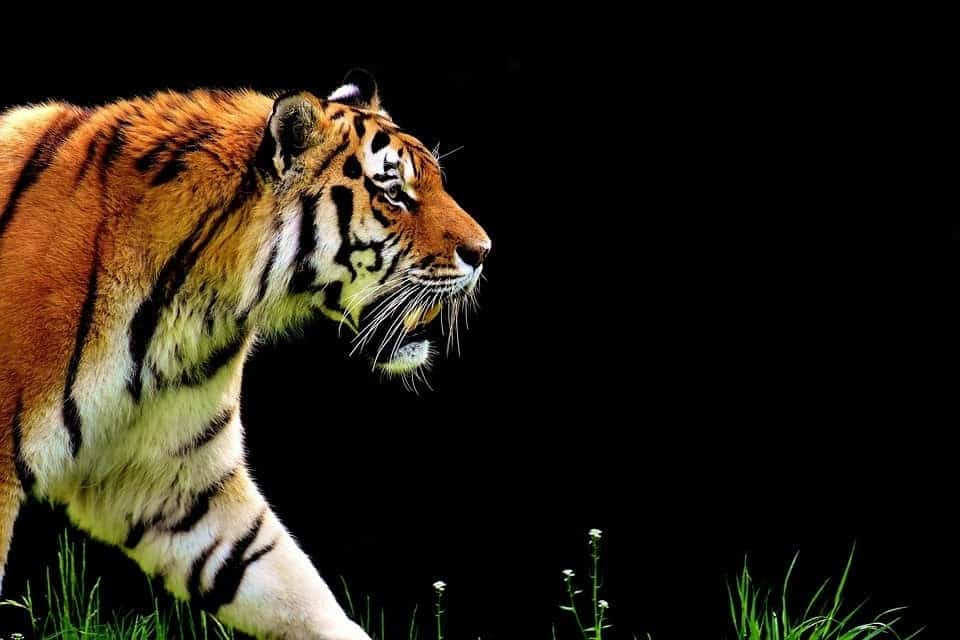
#> input picture test.jpg, 960 x 640 px
$ jupyter execute Sobel_and_Canny_edge_detection.ipynb   (older library calls are emulated)   (text cells are left out)
#> lines starting #> are read from the running program, lines starting #| are printed output that depends on the picture; after the words box and inside, x2 and y2 are one past the last pixel; in counts of white or black regions, pixels touching at a corner belong together
[cell 1]
import cv2
import numpy as np
import matplotlib.pyplot as plt

# Read the original image
img = cv2.imread('test.jpg')
#> img is the input picture: shape (640, 960, 3); mean B, G, R 21.1, 32.3, 39.7

# Convert to grayscale
img_gray = cv2.cvtColor(img, cv2.COLOR_BGR2GRAY)
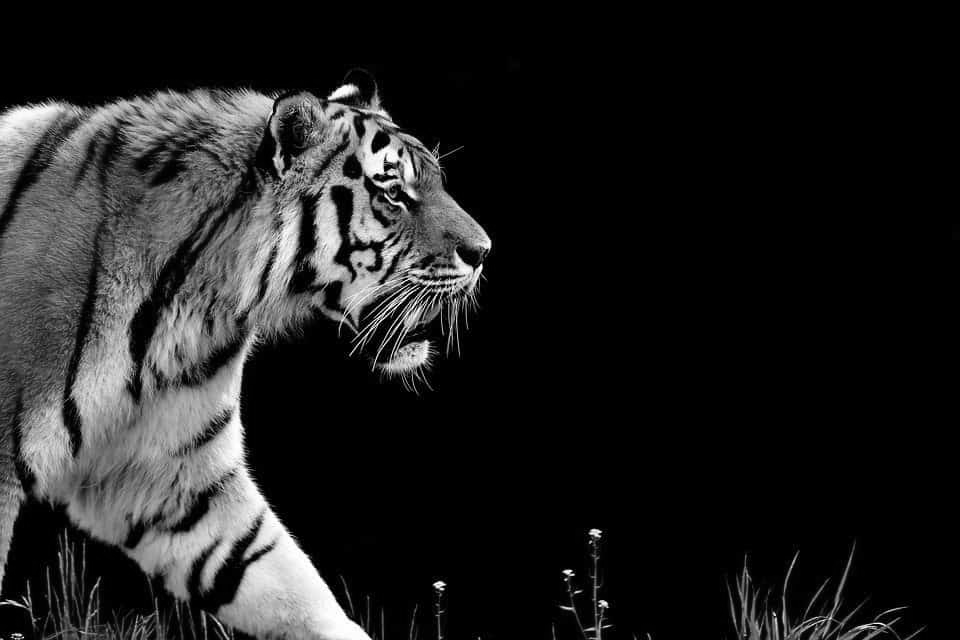
#> img_gray: shape (640, 960); min 0, max 255, mean 33.2

# Blur the image for better edge detection
img_blur = cv2.GaussianBlur(img_gray, (3, 3), 0)

# Sobel Edge Detection
sobelx = cv2.Sobel(src=img_blur, ddepth=cv2.CV_64F, dx=1, dy=0, ksize=5)
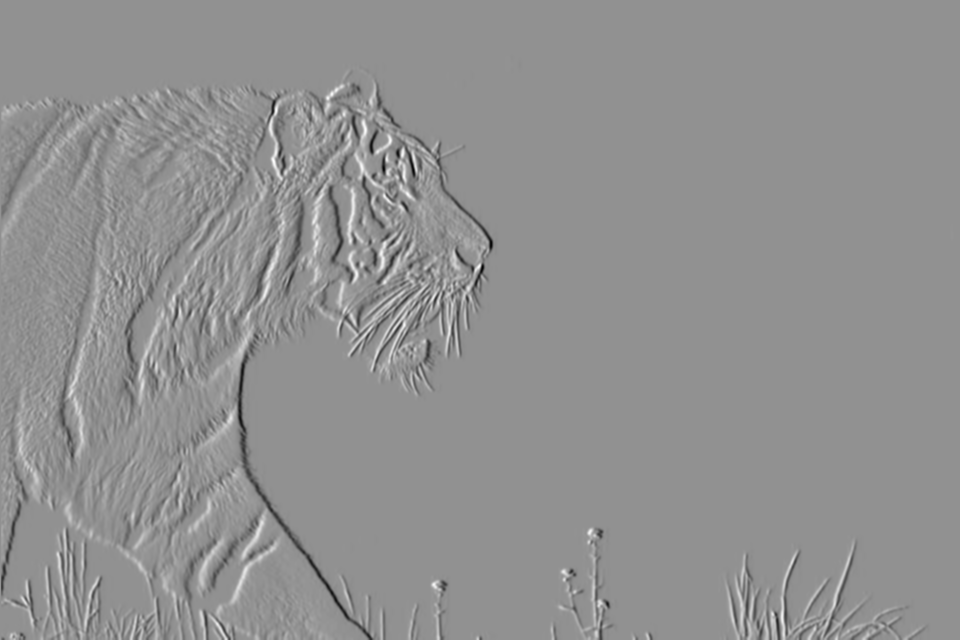
#> sobelx: shape (640, 960) float64; min -9364, max 7086, mean -10.1; drawn with min black and max white
sobely = cv2.Sobel(src=img_blur, ddepth=cv2.CV_64F, dx=0, dy=1, ksize=5)
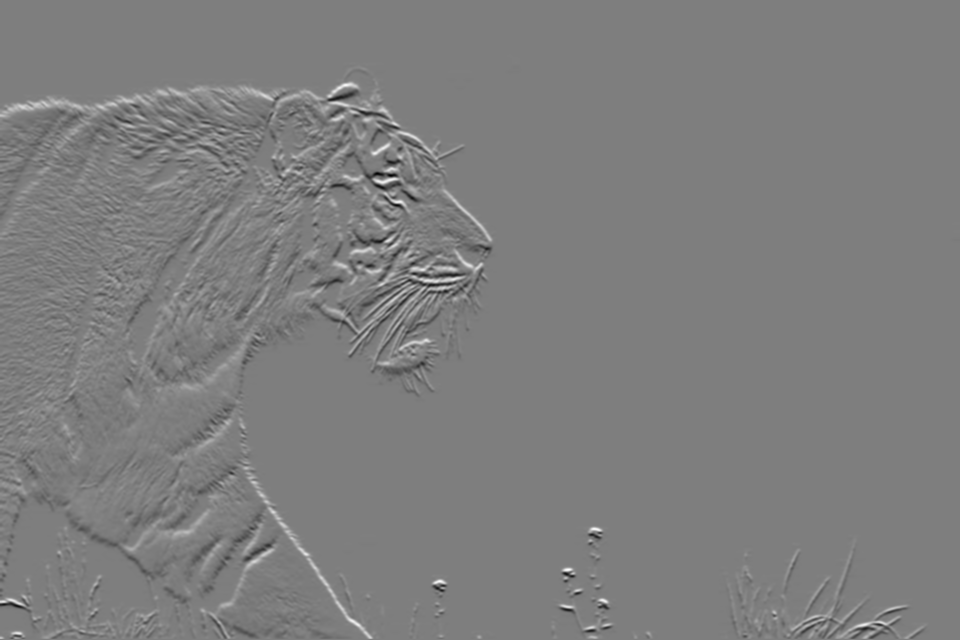
#> sobely: shape (640, 960) float64; min -8851, max 9036, mean 8.7; drawn with min black and max white
sobelxy = cv2.Sobel(src=img_blur, ddepth=cv2.CV_64F, dx=1, dy=1, ksize=5)
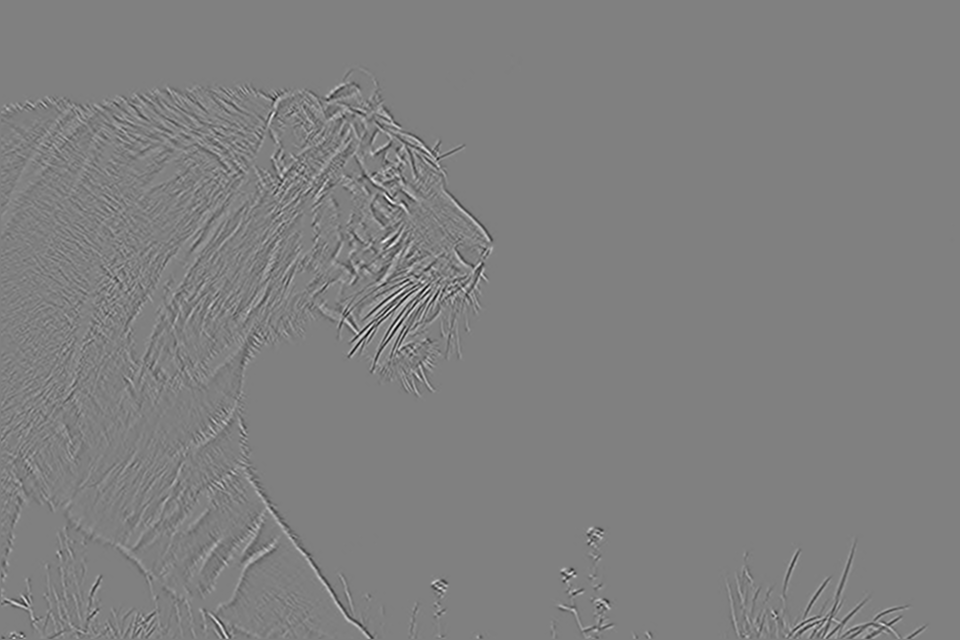
#> sobelxy: shape (640, 960) float64; min -1984, max 1963, mean 0; drawn with min black and max white

# Canny Edge Detection
edges = cv2.Canny(image=img_blur, threshold1=100, threshold2=200)
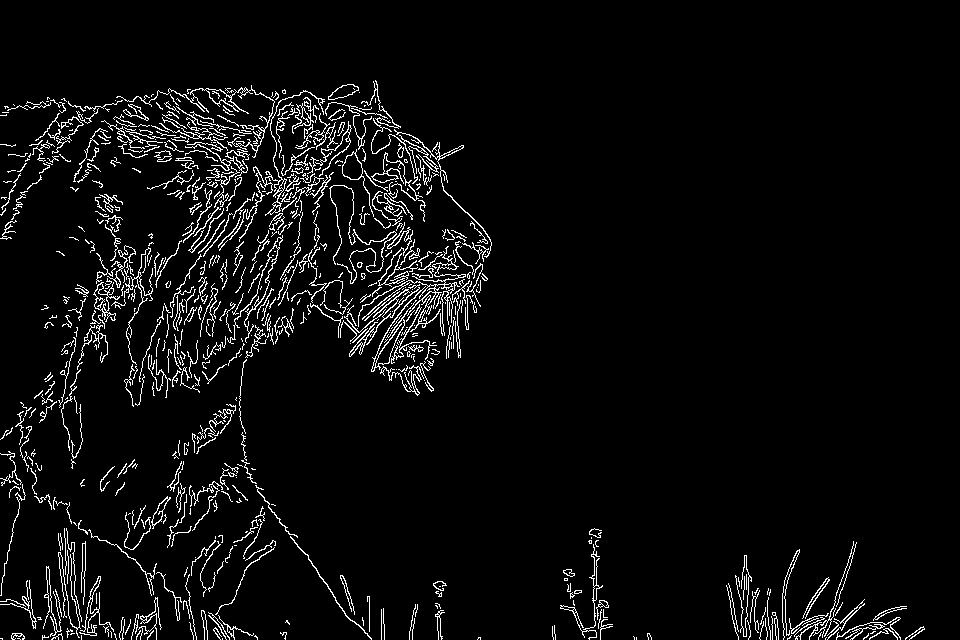
#> edges: shape (640, 960); 4.8% white in thin lines or dots, all inside (x1, y1, x2, y2) = (0, 80, 925, 640)

# Display using Matplotlib
fig, axs = plt.subplots(2, 3, figsize=(15, 10))

# Original image
axs[0, 0].imshow(cv2.cvtColor(img, cv2.COLOR_BGR2RGB))
axs[0, 0].set_title('Original')

# Sobel X
axs[0, 1].imshow(sobelx, cmap='gray')
axs[0, 1].set_title('Sobel X')

# Sobel Y
axs[0, 2].imshow(sobely, cmap='gray')
axs[0, 2].set_title('Sobel Y')

# Sobel X Y using Sobel() function
axs[1, 0].imshow(sobelxy, cmap='gray')
axs[1, 0].set_title('Sobel X Y')

# Canny Edge Detection
axs[1, 1].imshow(edges, cmap='gray')
axs[1, 1].set_title('Canny Edge Detection')

# Hide empty subplot
axs[1, 2].axis('off')

# Show the plots
plt.show()
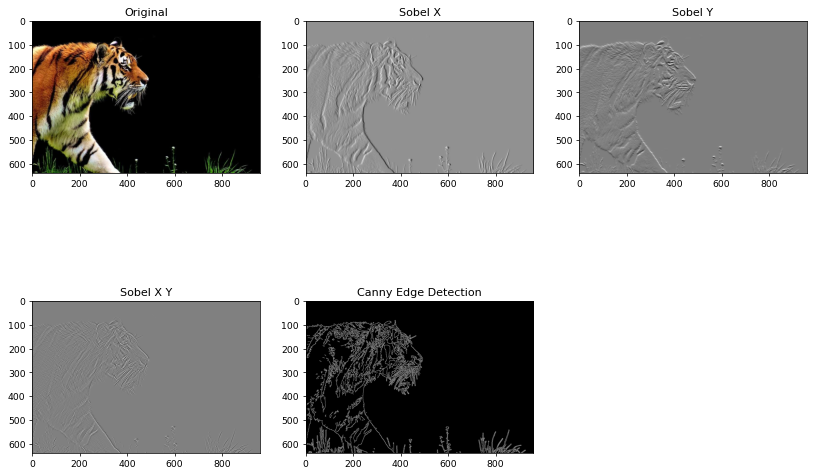
#> figure drawn by matplotlib, 5 panels

[cell 2]
import numpy as np
import cv2 as cv
from matplotlib import pyplot as plt

img = cv.imread('test.jpg', 0)
#> img: shape (640, 960); min 0, max 255, mean 33.2
edges = cv.Canny(image=img, threshold1=100, threshold2=200)
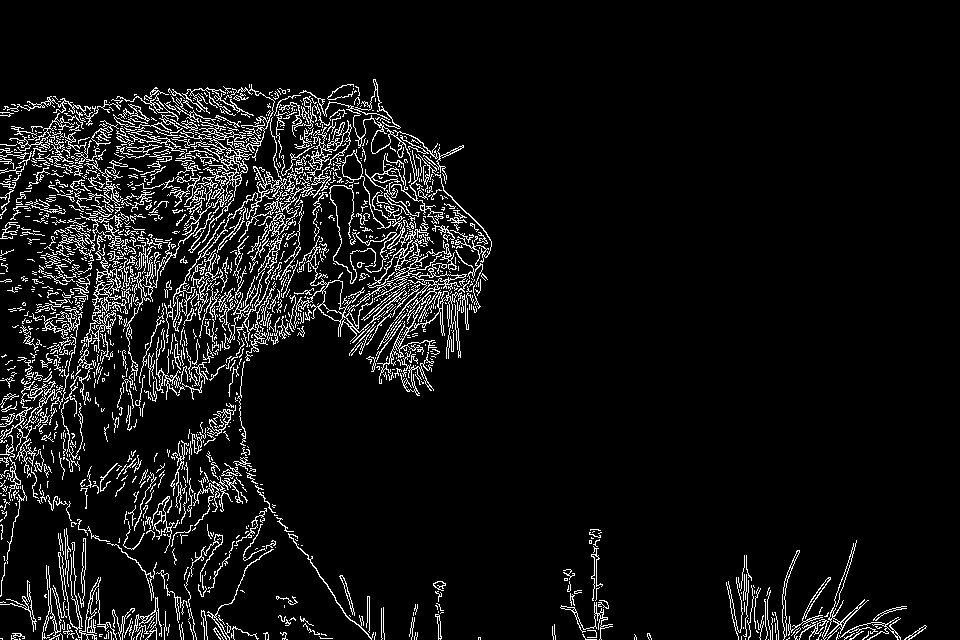
#> edges: shape (640, 960); 7.3% white in thin lines or dots, all inside (x1, y1, x2, y2) = (0, 79, 927, 640)

plt.subplot(121), plt.imshow(img, cmap='gray')
plt.title('Original Image'), plt.xticks([]), plt.yticks([])
plt.subplot(122), plt.imshow(edges, cmap='gray')
plt.title('Edge Image'), plt.xticks([]), plt.yticks([])
plt.show()

[cell 3]
import cv2


def canny_webcam():
    "Live capture frames from webcam and show the canny edge image of the captured frames."

    cap = cv2.VideoCapture(0)

    while True:
        ret, frame = cap.read()  # ret gets a boolean value. True if reading is successful (I think). frame is an
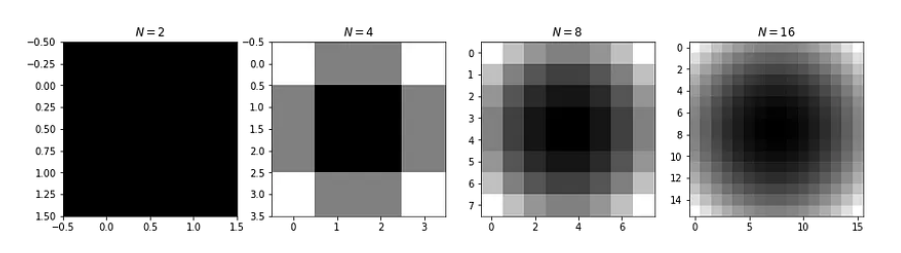
#> input picture Image sampling.png, 901 x 253 px, given in place of the camera
#> frame is the input picture: shape (253, 901, 3); mean B, G, R 159, 159, 159
        # uint8 numpy.ndarray

        frame = cv2.GaussianBlur(frame, (7, 7), 1.41)
        frame = cv2.cvtColor(frame, cv2.COLOR_BGR2GRAY)
#> frame: shape (253, 901)

        edge = cv2.Canny(frame, 25, 75)
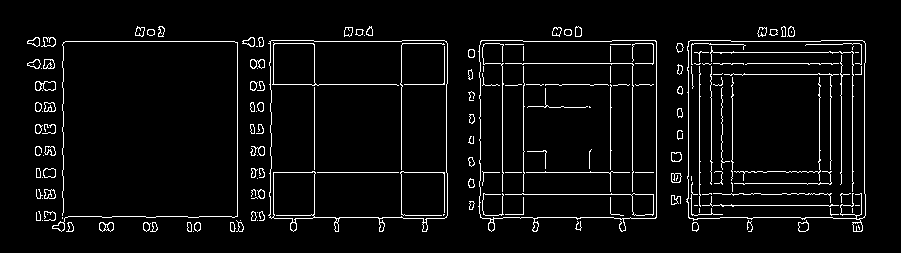
#> edge: shape (253, 901); 4.8% white in thin lines or dots, all inside (x1, y1, x2, y2) = (27, 26, 866, 232)

        cv2.imshow('Canny Edge', edge)

        if cv2.waitKey(20) == ord('q'):  # Introduce 20 milisecond delay. press q to exit.
#> (key q is pressed here)
            break

canny_webcam()
